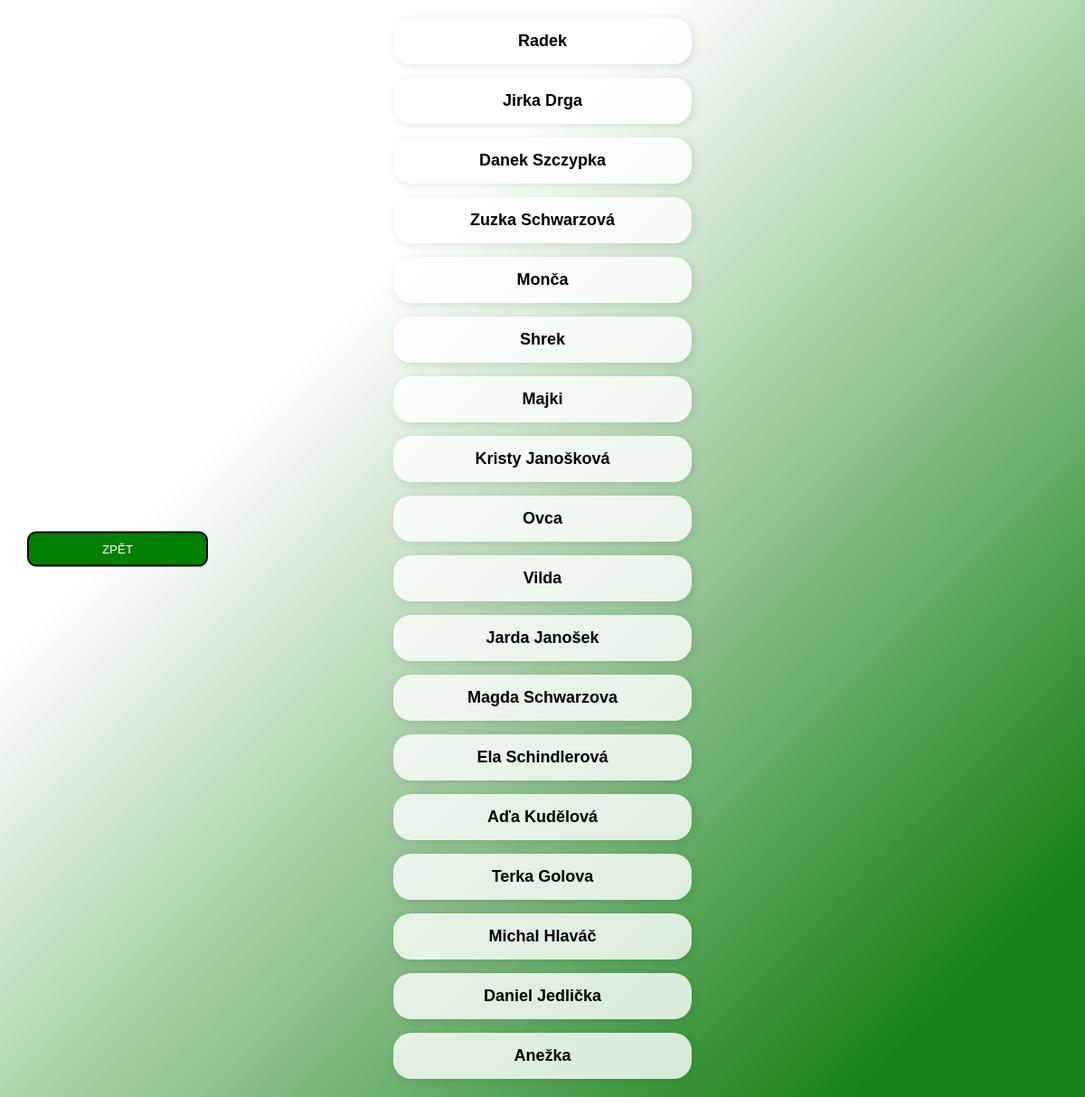
The page /adminapp/detail_hracu on the database its author committed.
### infopage/models.py (models this page shows, shortened)
class vysledky_hracu(models.Model):
    jmeno = models.CharField(max_length=20)
    prijmeni = models.CharField(max_length=30, blank=True)
    tym = models.CharField(max_length=10, null=True)
    koeficient = models.FloatField(null=True, blank=True, default=1)
    kroky_BONUS = models.IntegerField(default=0, blank=True, validators=[MinValueValidator(0), MaxValueValidator(50000)])
    kroky1 = models.IntegerField(default=0, blank=True, validators=[MinValueValidator(0), MaxValueValidator(50000)])
    kroky2 = models.IntegerField(default=0, blank=True, validators=[MinValueValidator(0), MaxValueValidator(50000)])
    kroky3 = models.IntegerField(default=0, blank=True, validators=[MinValueValidator(0), MaxValueValidator(50000)])
    kroky4 = models.IntegerField(default=0, blank=True, validators=[MinValueValidator(0), MaxValueValidator(50000)])
    kroky5 = models.IntegerField(default=0, blank=True, validators=[MinValueValidator(0), MaxValueValidator(50000)])
    kroky6 = models.IntegerField(default=0, blank=True, validators=[MinValueValidator(0), MaxValueValidator(50000)])
    kroky7 = models.IntegerField(default=0, blank=True, validators=[MinValueValidator(0), MaxValueValidator(50000)])
    kroky8 = models.IntegerField(default=0, blank=True, validators=[MinValueValidator(0), MaxValueValidator(50000)])
    kroky9 = models.IntegerField(default=0, blank=True, validators=[MinValueValidator(0), MaxValueValidator(50000)])
    kroky10 = models.IntegerField(default=0, blank=True, validators=[MinValueValidator(0), MaxValueValidator(50000)])
    kroky11 = models.IntegerField(default=0, blank=True, validators=[MinValueValidator(0), MaxValueValidator(50000)])
    kroky12 = models.IntegerField(default=0, blank=True, validators=[MinValueValidator(0), MaxValueValidator(50000)])
    max_kroku_mesicne = models.IntegerField(default=0, blank=True, validators=[MinValueValidator(0), MaxValueValidator(50000)])
    celkem_kroku = models.IntegerField(default=0, blank=True, validators=[MinValueValidator(0), MaxValueValidator(1000000)])
    class Meta:
        verbose_name = "Výsledky hráčů"
        verbose_name_plural = "Výsledky hráčů"

### adminapp/views.py (the view)
# urls.py: path('detail_hracu', views.detail_vsech_hracu),
def detail_vsech_hracu(request):
    return render(request, 'adminapp/detail_vsech_hracu.html', {
        "vsichni_hraci": vsichni_hraci
    })

### adminapp/templates/adminapp/detail_vsech_hracu.html (shortened to what this page needs)
{% extends "base_detail_hrace.html" %}
{% block content %}
<div class="seznam">
    <ul>
        {% for hrac in vsichni_hraci|dictsortreversed:"celkem_kroku" %}
            <li>
                <a href="{% url 'detail_hrace' hrac.id %}">
                    {{hrac.jmeno}} {{hrac.prijmeni}}
                </a>
            </li>
        {% endfor %}
    </ul>
</div>
<div class="menu">
    <ul>
        <li>
            <button onclick="history.back()">ZPĚT</button>
        </li>
    </ul>
</div>
{% endblock content %}

### static/base.css (style rules this page uses)
body { font-family: 'Nunito', sans-serif; font-size: 20px; background: linear-gradient(135deg, white 30%, rgb(22, 129, 22) 90%); background-attachment: fixed; margin: 0; padding: 0; display: flex; flex-direction: column; align-items: center; justify-content: center; min-height: 100vh; text-align: center; }
.menu { font-size: 20px; position: absolute; left: 0; top: 50%; transform: translateY(-50%); padding: 20px; }
.menu ul { list-style-type: none; padding: 0; }
.menu li { margin: 10px 0; padding: 5%; }
.menu button { border: 2px solid black; background-color: green; color: white; padding: 10px 15px; border-radius: 10px; cursor: pointer; width: 200px; transition: background-color 0.5s ease-in-out, transform 0.5s ease-in-out; }
.seznam { width: 80%; margin-left: auto; margin-right: auto; padding-top: 20px; padding-bottom: 20px; }
.seznam ul { padding: 0; margin: 0; list-style-type: none; display: flex; flex-direction: column; align-items: center; gap: 15px; }
.seznam ul li { font-size: 18px; padding: 15px; background: rgba(255, 255, 255, 0.8); border-radius: 20px; box-shadow: 2px 2px 10px rgba(0, 0, 0, 0.1); width: 300px; text-align: center; position: relative; }
.seznam ul li a { text-decoration: none; color: black; font-weight: bold; display: block; }

### rows shown on the page
vysledky_hracu: jmeno "Radek"
vysledky_hracu: jmeno "Jirka", prijmeni "Drga"
vysledky_hracu: jmeno "Danek", prijmeni "Szczypka"
vysledky_hracu: jmeno "Zuzka", prijmeni "Schwarzová"
vysledky_hracu: jmeno "Monča"
vysledky_hracu: jmeno "Shrek"
vysledky_hracu: jmeno "Majki"
vysledky_hracu: jmeno "Kristy", prijmeni "Janošková"
vysledky_hracu: jmeno "Ovca"
vysledky_hracu: jmeno "Vilda"
vysledky_hracu: jmeno "Jarda", prijmeni "Janošek"
vysledky_hracu: jmeno "Magda", prijmeni "Schwarzova"
vysledky_hracu: jmeno "Ela", prijmeni "Schindlerová"
vysledky_hracu: jmeno "Aďa", prijmeni "Kudělová"
vysledky_hracu: jmeno "Terka", prijmeni "Golova"
vysledky_hracu: jmeno "Michal", prijmeni "Hlaváč"
vysledky_hracu: jmeno "Daniel", prijmeni "Jedlička"
vysledky_hracu: jmeno "Anežka"
